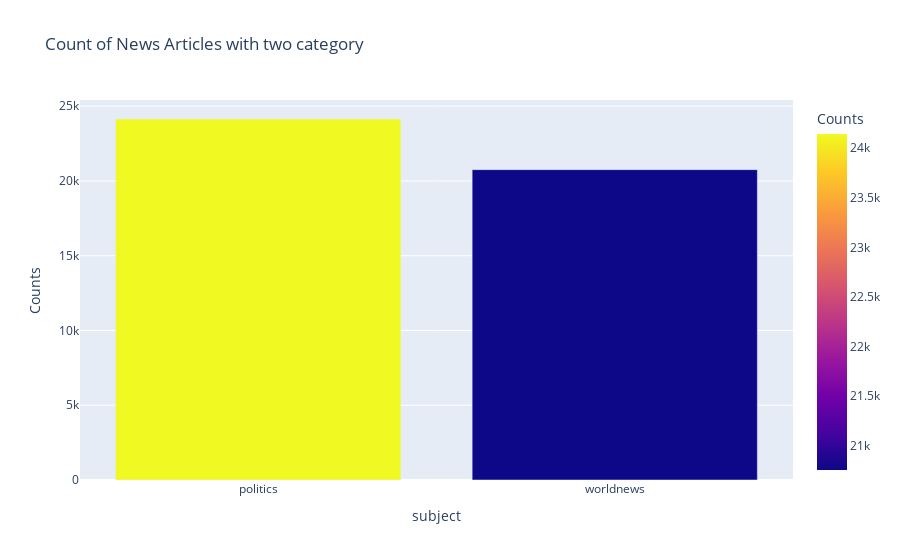

Notebook source saved alongside this figure:
### Markdown cell above
Visualize Count of News Articles with two category

### Code cell
sub_check=combined.groupby( 'subject').apply(lambda x:x['title'].count()).reset_index(name='Counts')
fig=px.bar(sub_check,x='subject',y='Counts',color='Counts',title='Count of News Articles with two category',width=500)
fig.show()

### Figure 1 — Plotly figure (JSON) as saved in the notebook; plotly's stock layout.template omitted (floating-point values rounded to 4 significant figures)
{"data": [{"alignmentgroup": "True", "hovertemplate": "subject=%{x}<br>Counts=%{marker.color}<extra></extra>", "legendgroup": "", "marker": {"color": [24142, 20756], "coloraxis": "coloraxis"}, "name": "", "offsetgroup": "", "orientation": "v", "showlegend": false, "textposition": "auto", "type": "bar", "x": ["politics", "worldnews"], "xaxis": "x", "y": [24142, 20756], "yaxis": "y"}], "layout": {"barmode": "relative", "coloraxis": {"colorbar": {"title": {"text": "Counts"}}, "colorscale": [[0, "#0d0887"], [0.1111, "#46039f"], [0.2222, "#7201a8"], [0.3333, "#9c179e"], [0.4444, "#bd3786"], [0.5556, "#d8576b"], [0.6667, "#ed7953"], [0.7778, "#fb9f3a"], [0.8889, "#fdca26"], [1, "#f0f921"]]}, "legend": {"tracegroupgap": 0}, "title": {"text": "Count of News Articles with two category"}, "xaxis": {"anchor": "y", "domain": [0, 1], "title": {"text": "subject"}, "type": "category", "range": [-0.5, 1.5], "autorange": true}, "yaxis": {"anchor": "x", "domain": [0, 1], "title": {"text": "Counts"}, "type": "linear", "range": [0, 25410.0], "autorange": true}, "autosize": true}}
